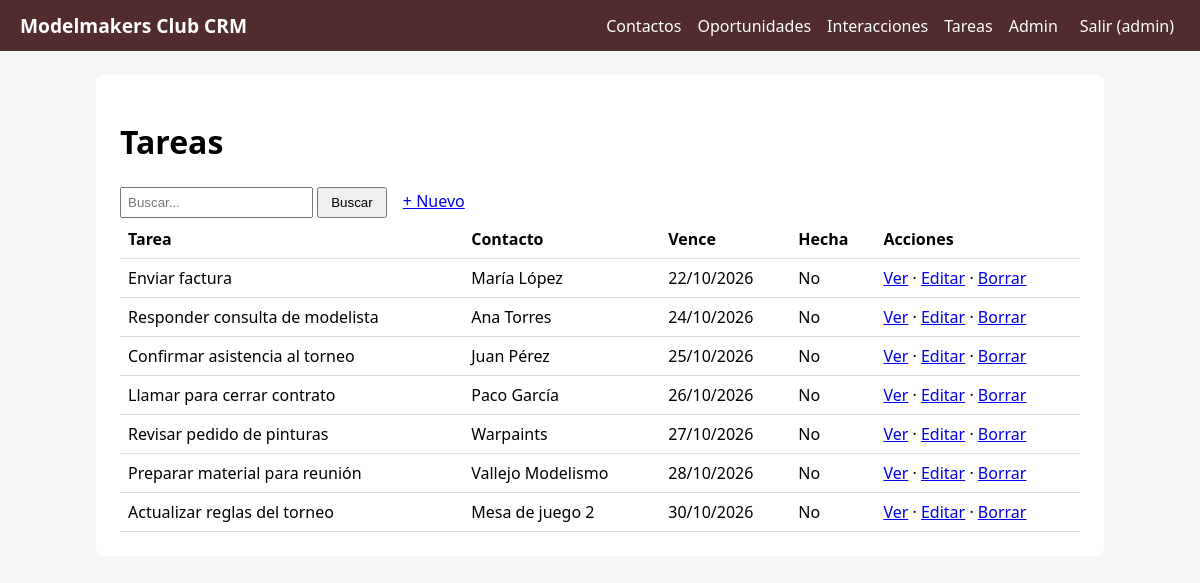
Screenshot of /tareas/ (signed in) with the database file from the repository.
### tareas/models.py (models this page shows, shortened)
class Tarea(models.Model):
    titulo = models.CharField(max_length=150)
    contacto = models.ForeignKey(
        'contactos.Contacto',
        on_delete=models.CASCADE,
        null=True,
        blank=True,
        related_name='tareas'
    )
    vence = models.DateField()
    hecha = models.BooleanField(default=False)
    prioridad = models.CharField(
        max_length=10,
        choices=[
            ('alta', 'Alta'),
            ('media', 'Media'),
            ('baja', 'Baja')
        ],
        default='media',
    )
    class Meta:
        ordering = ['hecha', 'vence']

### contactos/models.py (models this page shows)
class Contacto(models.Model):
    TIPOS = [
        ('socio', 'Socio'),
        ('jugador', 'Jugador Habitual'),
        ('modelista','Pintor / Modelista'),
        ('proveedor', 'Proveedor / Marca'),
        ('cliente', 'Cliente casual'),
        ('mesa', "Mesa de juego"),
        ('otro','Otro')
    ]
    nombre = models.CharField(max_length=120)                        # Texto corto. max_length es OBLIGATORIO
    tipo = models.CharField(max_length=20, choices=TIPOS, default='cliente')  # choices -> desplegable en formularios
    email = models.EmailField(blank=True)                            # blank=True -> se puede dejar vacío
    telefono = models.CharField(max_length=30, blank=True)           # Teléfono como texto (admite +34, espacios)
    notas = models.TextField(blank=True, max_length=500)             # Texto largo
    creado = models.DateTimeField(auto_now_add=True)                 # auto_now_add -> fecha de creación automática
    cuota_mensual = models.BooleanField(default=False, verbose_name="Cuota mensual", help_text="Marca si el socio ha pagado la mensualidad de la asociación")  # Booleano con etiqueta y ayuda
    sistema_preferido = models.CharField(max_length=100, blank=True, verbose_name="Sistema de juego preferido", help_text="P.ej. Warhammer 40k, Age of Sigmar, Star Wars X-Wing, etc.")  # Campo adicional para el sistema de juego preferido
    class Meta:
        ordering = ['nombre']              # Orden por defecto. '-campo' = descendente
    def __str__(self):
        return self.nombre                 # Cómo se muestra el objeto en admin, desplegables, títulos

### tareas/views.py (the view)
# urls.py: path('', views.index, name='index'),                          # /contactos/
@login_required
def index(request):
    q = request.GET.get('q', '').strip()
    objetos = Tarea.objects.all()
    if q:
        objetos = objetos.filter(titulo__icontains=q)
    return render(
        request,
        'tareas/lista.html',
        {'objetos': objetos, 'q': q}
    )

### core/context_processors.py (called while the page is built)
def crm(request):
    return {
        'NOMBRE_CRM': settings.NOMBRE_CRM,
        'COLOR': settings.COLOR_PRINCIPAL,
        'modulos': [{'nombre': m.capitalize(), 'url': f'{m}:index'} for m in settings.MODULOS_CRM],
    }

### tareas/templates/tareas/lista.html (shortened to what this page needs)
{% extends 'core/base.html' %}
{% block content %}
<h1>Tareas</h1>
<form method="get">
 <input name="q" value="{{ q }}" placeholder="Buscar...">
 <button>Buscar</button>
 <a class="btn" href="{% url 'tareas:crear' %}">+ Nuevo</a>
</form>
<table>
 <tr><th>Tarea</th><th>Contacto</th><th>Vence</th><th>Hecha</th><th>Acciones</th></tr>
 {% for o in objetos %}
 <tr><td>{{ o.titulo }}</td><td>{{ o.contacto|default:"—" }}</td><td>{{ o.vence|date:"d/m/Y" }}</td><td>{{ o.hecha|yesno:"Sí,No" }}</td>
  <td><a href="{% url 'tareas:detalle' o.pk %}">Ver</a> ·
      <a href="{% url 'tareas:editar' o.pk %}">Editar</a> ·
      <a href="{% url 'tareas:borrar' o.pk %}">Borrar</a></td></tr>
 {% empty %}<tr><td colspan="5">No hay datos todavía.</td></tr>
 {% endfor %}
</table>
{% endblock %}

### core/templates/core/base.html (shortened to what this page needs)
<!doctype html>
<html lang="es"><head><meta charset="utf-8">
</head>
<body>
<nav>
 <a class="marca" href="{% url 'inicio' %}">{{ NOMBRE_CRM }}</a>
 {% for m in modulos %}<a href="{% url m.url %}">{{ m.nombre }}</a>{% endfor %}
 {% if user.is_staff %}<a href="/admin/">Admin</a>{% endif %}
 {% if user.is_authenticated %}
  <form method="post" action="{% url 'logout' %}" style="margin:0">{% csrf_token %}<button>Salir ({{ user.username }})</button></form>
 {% endif %}
</nav>
<main>
 {% block content %}{% endblock %}
</main>
</body></html>

### rows the page displays
Tarea: titulo "Enviar factura", contacto "María López", vence "22/10/2026", hecha "No"
Tarea: titulo "Responder consulta de modelista", contacto "Ana Torres", vence "24/10/2026", hecha "No"
Tarea: titulo "Confirmar asistencia al torneo", contacto "Juan Pérez", vence "25/10/2026", hecha "No"
Tarea: titulo "Llamar para cerrar contrato", contacto "Paco García", vence "26/10/2026", hecha "No"
Tarea: titulo "Revisar pedido de pinturas", contacto "Warpaints", vence "27/10/2026", hecha "No"
Tarea: titulo "Preparar material para reunión", contacto "Vallejo Modelismo", vence "28/10/2026", hecha "No"
Tarea: titulo "Actualizar reglas del torneo", contacto "Mesa de juego 2", vence "30/10/2026", hecha "No"

### other values shown
{{ NOMBRE_CRM }} "Modelmakers Club CRM"
{{ m.nombre }} "Contactos" "Oportunidades" "Interacciones" "Tareas"
{{ user.username }} "admin"
